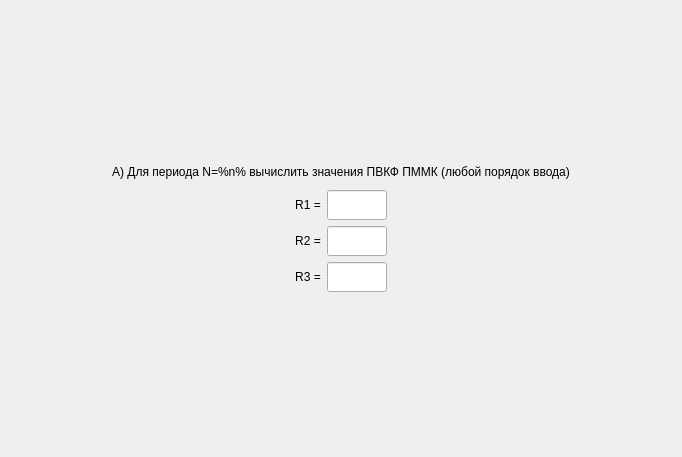
<?xml version="1.0" encoding="UTF-8"?>
<ui version="4.0">
 <class>ScreenTask9A</class>
 <widget class="QFrame" name="ScreenTask9A">
  <property name="geometry">
   <rect>
    <x>0</x>
    <y>0</y>
    <width>682</width>
    <height>457</height>
   </rect>
  </property>
  <property name="windowTitle">
   <string>Frame</string>
  </property>
  <layout class="QGridLayout" name="gridLayout">
   <property name="leftMargin">
    <number>0</number>
   </property>
   <property name="topMargin">
    <number>0</number>
   </property>
   <property name="rightMargin">
    <number>0</number>
   </property>
   <property name="bottomMargin">
    <number>0</number>
   </property>
   <item row="0" column="0">
    <layout class="QVBoxLayout" name="verticalLayout">
     <item>
      <spacer name="verticalSpacer">
       <property name="orientation">
        <enum>Qt::Vertical</enum>
       </property>
       <property name="sizeHint" stdset="0">
        <size>
         <width>0</width>
         <height>0</height>
        </size>
       </property>
      </spacer>
     </item>
     <item>
      <widget class="QLabel" name="title">
       <property name="styleSheet">
        <string notr="true">font: 75 16pt &quot;MS Shell Dlg 2&quot;;</string>
       </property>
       <property name="text">
        <string>А) Для периода N=%n% вычислить значения ПВКФ ПММК (любой порядок ввода)</string>
       </property>
       <property name="alignment">
        <set>Qt::AlignCenter</set>
       </property>
       <property name="wordWrap">
        <bool>true</bool>
       </property>
      </widget>
     </item>
     <item>
      <spacer name="verticalSpacer_5">
       <property name="orientation">
        <enum>Qt::Vertical</enum>
       </property>
       <property name="sizeType">
        <enum>QSizePolicy::Minimum</enum>
       </property>
       <property name="sizeHint" stdset="0">
        <size>
         <width>0</width>
         <height>5</height>
        </size>
       </property>
      </spacer>
     </item>
     <item>
      <layout class="QHBoxLayout" name="horizontalLayout">
       <item>
        <spacer name="horizontalSpacer_18">
         <property name="orientation">
          <enum>Qt::Horizontal</enum>
         </property>
         <property name="sizeHint" stdset="0">
          <size>
           <width>0</width>
           <height>0</height>
          </size>
         </property>
        </spacer>
       </item>
       <item>
        <widget class="QLabel" name="label_7">
         <property name="styleSheet">
          <string notr="true">font: 75 14pt &quot;MS Shell Dlg 2&quot;;</string>
         </property>
         <property name="text">
          <string>R1 =</string>
         </property>
         <property name="alignment">
          <set>Qt::AlignCenter</set>
         </property>
         <property name="wordWrap">
          <bool>true</bool>
         </property>
        </widget>
       </item>
       <item>
        <widget class="QLineEdit" name="inputR1">
         <property name="sizePolicy">
          <sizepolicy hsizetype="Fixed" vsizetype="Fixed">
           <horstretch>0</horstretch>
           <verstretch>0</verstretch>
          </sizepolicy>
         </property>
         <property name="minimumSize">
          <size>
           <width>60</width>
           <height>30</height>
          </size>
         </property>
         <property name="maximumSize">
          <size>
           <width>30</width>
           <height>30</height>
          </size>
         </property>
         <property name="styleSheet">
          <string notr="true">font: 12pt &quot;MS Shell Dlg 2&quot;;</string>
         </property>
         <property name="alignment">
          <set>Qt::AlignCenter</set>
         </property>
        </widget>
       </item>
       <item>
        <spacer name="horizontalSpacer_19">
         <property name="orientation">
          <enum>Qt::Horizontal</enum>
         </property>
         <property name="sizeHint" stdset="0">
          <size>
           <width>0</width>
           <height>0</height>
          </size>
         </property>
        </spacer>
       </item>
      </layout>
     </item>
     <item>
      <layout class="QHBoxLayout" name="horizontalLayout_2">
       <item>
        <spacer name="horizontalSpacer_20">
         <property name="orientation">
          <enum>Qt::Horizontal</enum>
         </property>
         <property name="sizeHint" stdset="0">
          <size>
           <width>0</width>
           <height>0</height>
          </size>
         </property>
        </spacer>
       </item>
       <item>
        <widget class="QLabel" name="label_8">
         <property name="styleSheet">
          <string notr="true">font: 75 14pt &quot;MS Shell Dlg 2&quot;;</string>
         </property>
         <property name="text">
          <string>R2 =</string>
         </property>
         <property name="alignment">
          <set>Qt::AlignCenter</set>
         </property>
         <property name="wordWrap">
          <bool>true</bool>
         </property>
        </widget>
       </item>
       <item>
        <widget class="QLineEdit" name="inputR2">
         <property name="sizePolicy">
          <sizepolicy hsizetype="Fixed" vsizetype="Fixed">
           <horstretch>0</horstretch>
           <verstretch>0</verstretch>
          </sizepolicy>
         </property>
         <property name="minimumSize">
          <size>
           <width>60</width>
           <height>30</height>
          </size>
         </property>
         <property name="maximumSize">
          <size>
           <width>30</width>
           <height>30</height>
          </size>
         </property>
         <property name="styleSheet">
          <string notr="true">font: 12pt &quot;MS Shell Dlg 2&quot;;</string>
         </property>
         <property name="alignment">
          <set>Qt::AlignCenter</set>
         </property>
        </widget>
       </item>
       <item>
        <spacer name="horizontalSpacer_21">
         <property name="orientation">
          <enum>Qt::Horizontal</enum>
         </property>
         <property name="sizeHint" stdset="0">
          <size>
           <width>0</width>
           <height>0</height>
          </size>
         </property>
        </spacer>
       </item>
      </layout>
     </item>
     <item>
      <layout class="QHBoxLayout" name="horizontalLayout_3">
       <item>
        <spacer name="horizontalSpacer_22">
         <property name="orientation">
          <enum>Qt::Horizontal</enum>
         </property>
         <property name="sizeHint" stdset="0">
          <size>
           <width>0</width>
           <height>0</height>
          </size>
         </property>
        </spacer>
       </item>
       <item>
        <widget class="QLabel" name="label_9">
         <property name="styleSheet">
          <string notr="true">font: 75 14pt &quot;MS Shell Dlg 2&quot;;</string>
         </property>
         <property name="text">
          <string>R3 =</string>
         </property>
         <property name="alignment">
          <set>Qt::AlignCenter</set>
         </property>
         <property name="wordWrap">
          <bool>true</bool>
         </property>
        </widget>
       </item>
       <item>
        <widget class="QLineEdit" name="inputR3">
         <property name="sizePolicy">
          <sizepolicy hsizetype="Fixed" vsizetype="Fixed">
           <horstretch>0</horstretch>
           <verstretch>0</verstretch>
          </sizepolicy>
         </property>
         <property name="minimumSize">
          <size>
           <width>60</width>
           <height>30</height>
          </size>
         </property>
         <property name="maximumSize">
          <size>
           <width>30</width>
           <height>30</height>
          </size>
         </property>
         <property name="styleSheet">
          <string notr="true">font: 12pt &quot;MS Shell Dlg 2&quot;;</string>
         </property>
         <property name="alignment">
          <set>Qt::AlignCenter</set>
         </property>
        </widget>
       </item>
       <item>
        <spacer name="horizontalSpacer_23">
         <property name="orientation">
          <enum>Qt::Horizontal</enum>
         </property>
         <property name="sizeHint" stdset="0">
          <size>
           <width>0</width>
           <height>0</height>
          </size>
         </property>
        </spacer>
       </item>
      </layout>
     </item>
     <item>
      <spacer name="verticalSpacer_2">
       <property name="orientation">
        <enum>Qt::Vertical</enum>
       </property>
       <property name="sizeHint" stdset="0">
        <size>
         <width>0</width>
         <height>0</height>
        </size>
       </property>
      </spacer>
     </item>
    </layout>
   </item>
  </layout>
 </widget>
 <resources/>
 <connections/>
</ui>
